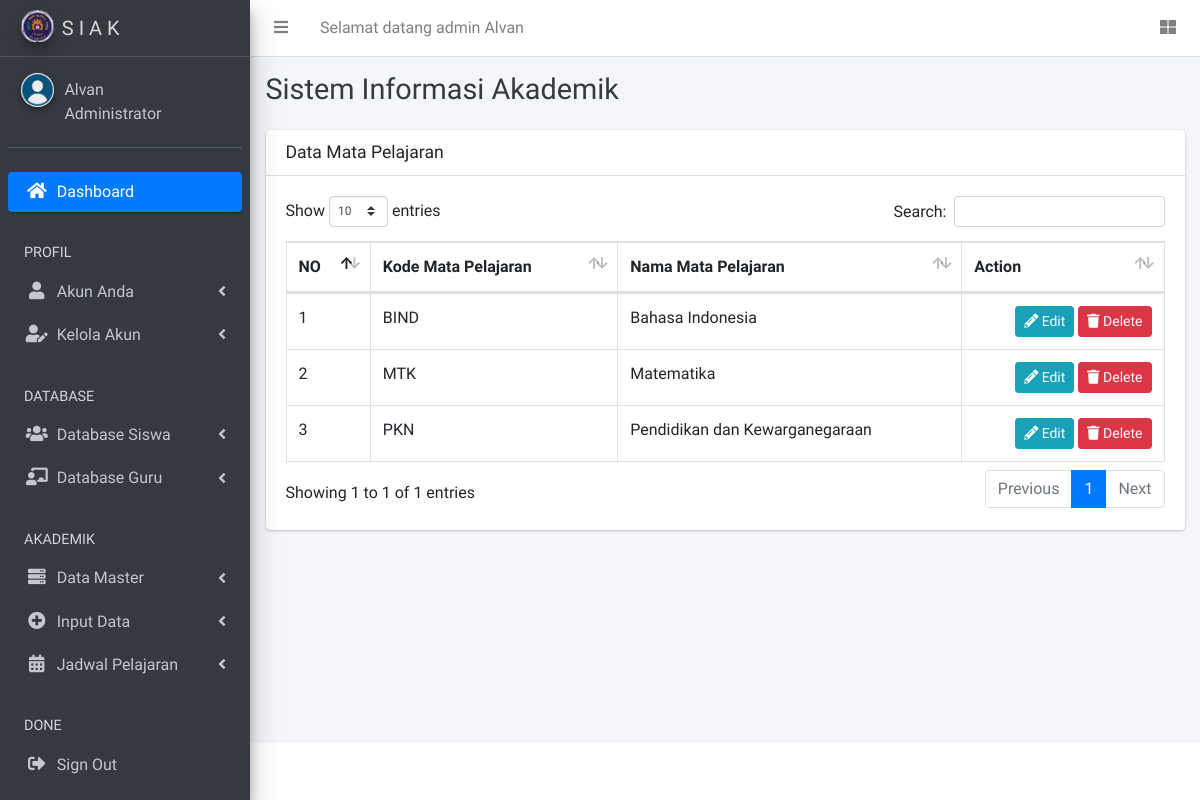
Page /admin/index.php?page=data_mapel (signed in) on the committed database.
### tables this page shows
CREATE TABLE `tbl_mata_pelajaran` (
  `kode_mapel` varchar(15) NOT NULL,
  `nama_mapel` varchar(50) NOT NULL
);

### admin/data_mapel.php (the view, shortened to what this page needs)
<div class="row">
  <div class="col-12">
    <div class="card">
      <div class="card-header">
        <h3 class="card-title">Data Mata Pelajaran</h3>
      </div>
      <div class="card-body">
        <table id="example1" class="table table-bordered table-hover">
          <thead>
          <tr>
            <th>NO</th>
            <th>Kode Mata Pelajaran</th>
            <th>Nama Mata Pelajaran</th>
            <th>Action</th>
          </tr>
          </thead>
          <tbody>
            <?php
              include '../database/koneksi.php';
              $query = mysqli_query($koneksi,"SELECT * FROM tbl_mata_pelajaran");
              $i = 1;
              while ($row = mysqli_fetch_array($query)) {
             ?>
          <tr>
            <td><?php echo $i; ?></td>
            <td><?php echo $row['kode_mapel']; ?></td>
            <td><?php echo $row['nama_mapel']; ?></td>
            <td class="project-actions text-right">
                <a class="btn btn-info btn-sm" href="#" data-toggle="modal" data-target="#modaledit<?php echo $row['kode_mapel']; ?>">
                    <i class="fas fa-pencil-alt">
                    </i>
                    Edit
                </a>
                <a class="btn btn-danger btn-sm" href="#" data-toggle="modal" data-target="#modaldelete<?php echo $row['kode_mapel']; ?>" >
                    <i class="fas fa-trash">
                    </i>
                    Delete
                </a>
            </td>
          </tr>
          </tbody>
          <?php
          $i++;
        }
           ?>
        </table>
      </div>
    </div>
  </div>
</div>

### rows in the picture
tbl_mata_pelajaran: kode_mapel "BIND", nama_mapel "Bahasa Indonesia"
tbl_mata_pelajaran: kode_mapel "MTK", nama_mapel "Matematika"
tbl_mata_pelajaran: kode_mapel "PKN", nama_mapel "Pendidikan dan Kewarganegaraan"

### other values in the picture
$_SESSION['username'] "Alvan"
